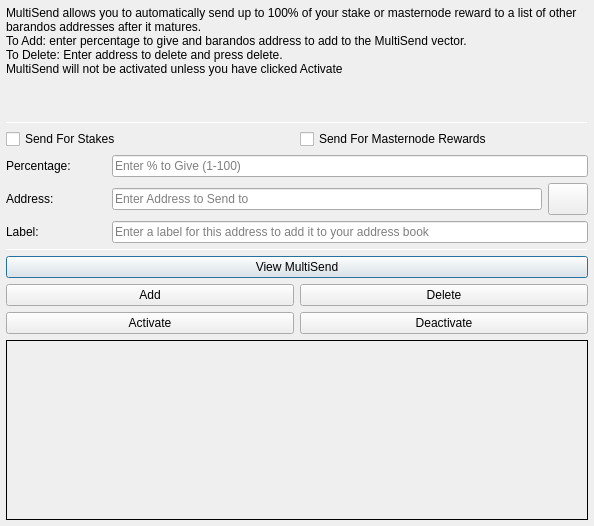
<?xml version="1.0" encoding="UTF-8"?>
<ui version="4.0">
 <class>MultiSendDialog</class>
 <widget class="QDialog" name="MultiSendDialog">
  <property name="windowModality">
   <enum>Qt::NonModal</enum>
  </property>
  <property name="geometry">
   <rect>
    <x>0</x>
    <y>0</y>
    <width>594</width>
    <height>526</height>
   </rect>
  </property>
  <property name="windowTitle">
   <string>MultiSend</string>
  </property>
  <layout class="QVBoxLayout" name="verticalLayout" stretch="0">
   <property name="leftMargin">
    <number>6</number>
   </property>
   <property name="topMargin">
    <number>6</number>
   </property>
   <property name="rightMargin">
    <number>6</number>
   </property>
   <property name="bottomMargin">
    <number>6</number>
   </property>
   <item>
    <layout class="QVBoxLayout" name="verticalLayout_Main" stretch="1,1,1,0,1,1,1">
     <item>
      <widget class="QLabel" name="label_2">
       <property name="lineWidth">
        <number>1</number>
       </property>
       <property name="text">
        <string>MultiSend allows you to automatically send up to 100% of your stake or masternode reward to a list of other barandos addresses after it matures.
To Add: enter percentage to give and barandos address to add to the MultiSend vector.
To Delete: Enter address to delete and press delete.
MultiSend will not be activated unless you have clicked Activate</string>
       </property>
       <property name="alignment">
        <set>Qt::AlignLeading|Qt::AlignLeft|Qt::AlignTop</set>
       </property>
       <property name="wordWrap">
        <bool>true</bool>
       </property>
      </widget>
     </item>
     <item>
      <widget class="Line" name="line">
       <property name="minimumSize">
        <size>
         <width>0</width>
         <height>1</height>
        </size>
       </property>
       <property name="maximumSize">
        <size>
         <width>16777215</width>
         <height>1</height>
        </size>
       </property>
       <property name="orientation">
        <enum>Qt::Horizontal</enum>
       </property>
      </widget>
     </item>
     <item>
      <layout class="QVBoxLayout" name="verticalLayout_Settings">
       <item>
        <layout class="QHBoxLayout" name="horizontalLayout">
         <item>
          <widget class="QCheckBox" name="multiSendStakeCheckBox">
           <property name="text">
            <string>Send For Stakes</string>
           </property>
          </widget>
         </item>
         <item>
          <widget class="QCheckBox" name="multiSendMasternodeCheckBox">
           <property name="text">
            <string>Send For Masternode Rewards</string>
           </property>
          </widget>
         </item>
        </layout>
       </item>
       <item>
        <layout class="QHBoxLayout" name="horizontalLayout_6">
         <item>
          <widget class="QLabel" name="label">
           <property name="minimumSize">
            <size>
             <width>100</width>
             <height>0</height>
            </size>
           </property>
           <property name="toolTip">
            <string>Percentage of stake to send</string>
           </property>
           <property name="text">
            <string>Percentage:</string>
           </property>
          </widget>
         </item>
         <item>
          <widget class="QLineEdit" name="multiSendPercentEdit">
           <property name="toolTip">
            <string>Enter whole numbers 1 - 100</string>
           </property>
           <property name="placeholderText">
            <string>Enter % to Give (1-100)</string>
           </property>
          </widget>
         </item>
        </layout>
       </item>
       <item>
        <layout class="QHBoxLayout" name="horizontalLayout_7">
         <item>
          <widget class="QLabel" name="label_5">
           <property name="minimumSize">
            <size>
             <width>100</width>
             <height>0</height>
            </size>
           </property>
           <property name="toolTip">
            <string>Address to send portion of stake to</string>
           </property>
           <property name="text">
            <string>Address:</string>
           </property>
          </widget>
         </item>
         <item>
          <widget class="QLineEdit" name="multiSendAddressEdit">
           <property name="toolTip">
            <string/>
           </property>
           <property name="placeholderText">
            <string>Enter Address to Send to</string>
           </property>
          </widget>
         </item>
         <item>
          <widget class="QPushButton" name="addressBookButton">
           <property name="maximumSize">
            <size>
             <width>16777215</width>
             <height>32</height>
            </size>
           </property>
           <property name="toolTip">
            <string>Choose an address from the address book</string>
           </property>
           <property name="text">
            <string/>
           </property>
           <property name="icon">
            <iconset resource="../barandos.qrc">
             <normaloff>:/icons/address-book</normaloff>:/icons/address-book</iconset>
           </property>
           <property name="shortcut">
            <string>Alt+A</string>
           </property>
           <property name="autoDefault">
            <bool>false</bool>
           </property>
          </widget>
         </item>
        </layout>
       </item>
      </layout>
     </item>
     <item>
      <layout class="QHBoxLayout" name="horizontalLayout_3">
       <item>
        <widget class="QLabel" name="label_3">
         <property name="minimumSize">
          <size>
           <width>100</width>
           <height>0</height>
          </size>
         </property>
         <property name="text">
          <string>Label:</string>
         </property>
        </widget>
       </item>
       <item>
        <widget class="QLineEdit" name="labelAddressLabelEdit">
         <property name="placeholderText">
          <string>Enter a label for this address to add it to your address book</string>
         </property>
        </widget>
       </item>
      </layout>
     </item>
     <item>
      <widget class="Line" name="line_2">
       <property name="minimumSize">
        <size>
         <width>0</width>
         <height>1</height>
        </size>
       </property>
       <property name="maximumSize">
        <size>
         <width>16777215</width>
         <height>1</height>
        </size>
       </property>
       <property name="orientation">
        <enum>Qt::Horizontal</enum>
       </property>
      </widget>
     </item>
     <item>
      <layout class="QVBoxLayout" name="verticalLayout_Buttons">
       <item>
        <layout class="QHBoxLayout" name="horizontalLayout_4">
         <item>
          <widget class="QPushButton" name="viewButton">
           <property name="toolTip">
            <string/>
           </property>
           <property name="statusTip">
            <string>View MultiSend Vector</string>
           </property>
           <property name="text">
            <string>View MultiSend</string>
           </property>
          </widget>
         </item>
        </layout>
       </item>
       <item>
        <layout class="QHBoxLayout" name="horizontalLayout_2">
         <item>
          <widget class="QPushButton" name="addButton">
           <property name="toolTip">
            <string/>
           </property>
           <property name="statusTip">
            <string>Add to MultiSend Vector</string>
           </property>
           <property name="text">
            <string>Add</string>
           </property>
          </widget>
         </item>
         <item>
          <widget class="QPushButton" name="deleteButton">
           <property name="toolTip">
            <string/>
           </property>
           <property name="statusTip">
            <string>Delete Address From MultiSend Vector</string>
           </property>
           <property name="text">
            <string>Delete</string>
           </property>
          </widget>
         </item>
        </layout>
       </item>
       <item>
        <layout class="QHBoxLayout" name="horizontalLayout_5">
         <item>
          <widget class="QPushButton" name="activateButton">
           <property name="statusTip">
            <string>Activate MultiSend</string>
           </property>
           <property name="text">
            <string>Activate</string>
           </property>
          </widget>
         </item>
         <item>
          <widget class="QPushButton" name="disableButton">
           <property name="statusTip">
            <string>Deactivate MultiSend</string>
           </property>
           <property name="text">
            <string>Deactivate</string>
           </property>
          </widget>
         </item>
        </layout>
       </item>
      </layout>
     </item>
     <item>
      <widget class="QLabel" name="message">
       <property name="minimumSize">
        <size>
         <width>0</width>
         <height>180</height>
        </size>
       </property>
       <property name="frameShape">
        <enum>QFrame::Panel</enum>
       </property>
       <property name="frameShadow">
        <enum>QFrame::Plain</enum>
       </property>
       <property name="lineWidth">
        <number>1</number>
       </property>
       <property name="midLineWidth">
        <number>1</number>
       </property>
       <property name="text">
        <string/>
       </property>
       <property name="alignment">
        <set>Qt::AlignLeading|Qt::AlignLeft|Qt::AlignTop</set>
       </property>
       <property name="wordWrap">
        <bool>true</bool>
       </property>
      </widget>
     </item>
    </layout>
   </item>
  </layout>
 </widget>
 <resources>
  <include location="../barandos.qrc"/>
 </resources>
 <connections/>
</ui>
